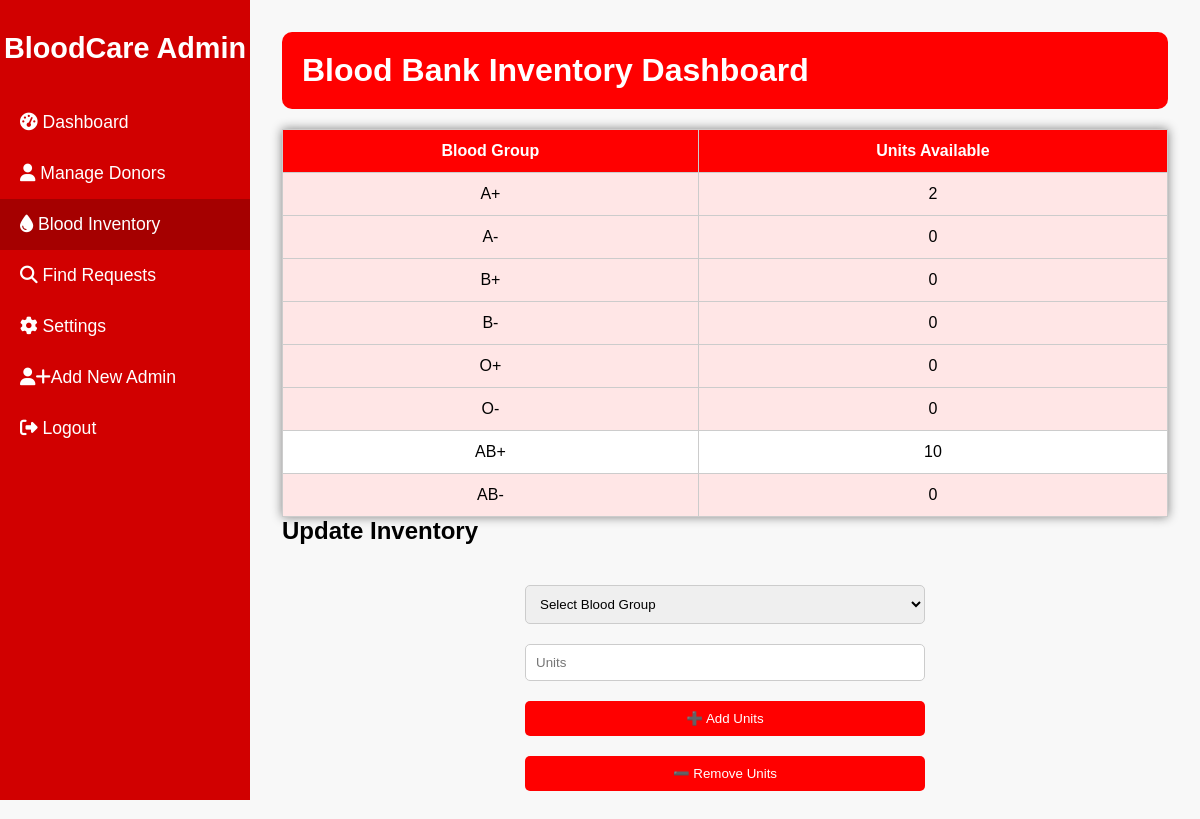
The page /blood_inventory.php on the database as committed earlier.
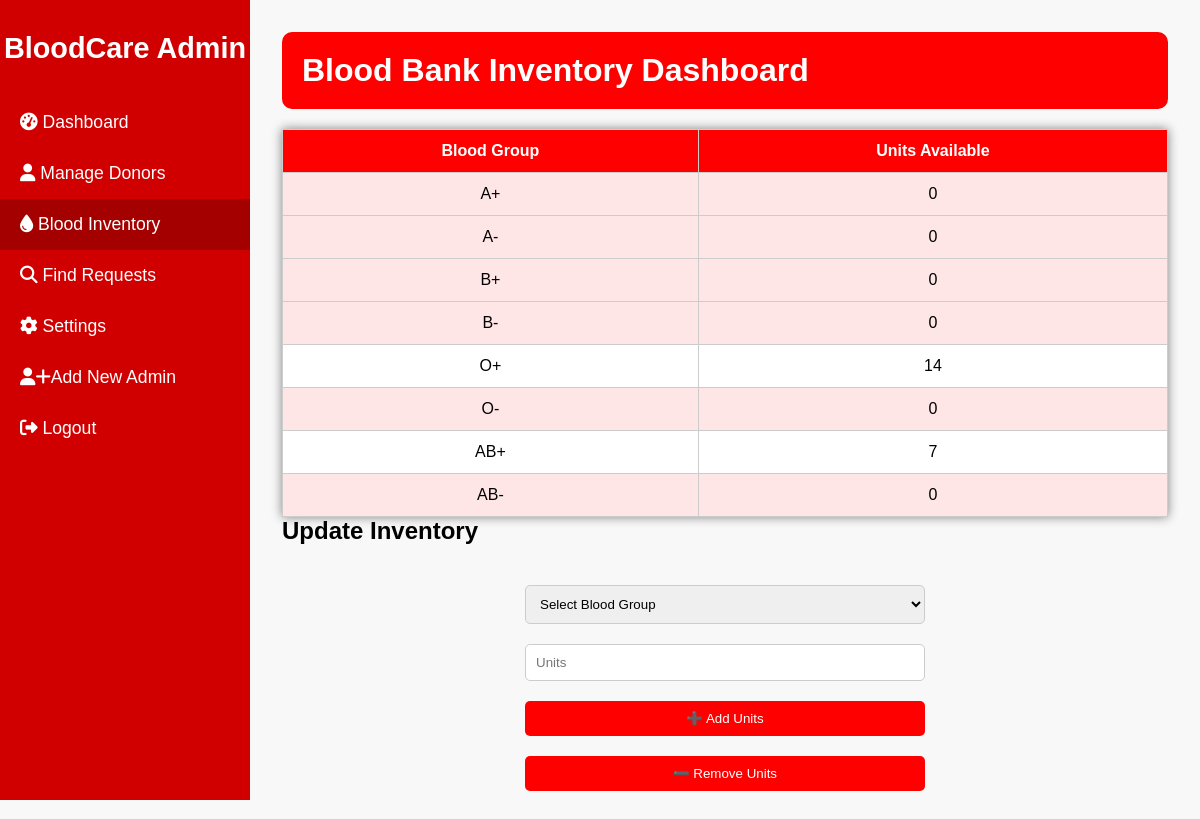
The same page on the database as committed later.
### tables this page shows
CREATE TABLE `inventory` (
  `id` int(11) NOT NULL,
  `blood_group` varchar(5) NOT NULL,
  `units_available` int(11) DEFAULT 0,
  `name` varchar(100) DEFAULT NULL,
  `city` varchar(100) DEFAULT NULL,
  `contact` varchar(15) DEFAULT NULL
);

### blood_inventory.php (the view, shortened to what this page needs)
<?php
include 'connection.php';
$inventory = $con->query("SELECT * FROM inventory");
?>
<!DOCTYPE html>
<html lang="en">
<head>
    <link rel="stylesheet" href="https://cdnjs.cloudflare.com/ajax/libs/font-awesome/6.4.0/css/all.min.css">
</head>
<body>
<div class="sidebar">
    <h2>BloodCare Admin</h2>
    <ul>
        <li><a href="admin_dashboard.php"><i class="fas fa-tachometer-alt"></i> Dashboard</a></li>
        <li><a href="manage_donors.php"><i class="fas fa-user"></i> Manage Donors</a></li>
        <li class="active"><a href="blood_inventory.php"><i class="fas fa-tint"></i> Blood Inventory</a></li>
        <li><a href="finds_requests.php"><i class="fas fa-search"></i> Find Requests</a></li>
        <li><a href="admin_update.php"><i class="fas fa-cog"></i> Settings</a></li>
        <li><a href="admin_register.php"> <i class="fa-solid fa-user">+</i>Add New Admin</a></li>
        <li><a href="logout.php"><i class="fas fa-sign-out-alt"></i> Logout</a></li>
    </ul>
</div>
<div class="main-content">
    <h1>Blood Bank Inventory Dashboard</h1>
    <table>
        <tr>
            <th>Blood Group</th>
            <th>Units Available</th>
        </tr>
        <?php while($row = $inventory->fetch_assoc()): ?>
            <tr class="<?= ($row['units_available'] < 5) ? 'low-stock' : '' ?>">
                <td><?= htmlspecialchars($row['blood_group']) ?></td>
                <td><?= htmlspecialchars($row['units_available']) ?></td>
            </tr>
        <?php endwhile; ?>
    </table>
    <h2>Update Inventory</h2>
    <form method="post">
        <select name="blood_group" required>
            <option value="">Select Blood Group</option>
        </select>
        <input type="number" name="units" placeholder="Units" min="1" required>
        <button type="submit" name="add_units">➕ Add Units</button>
        <button type="submit" name="remove_units">➖ Remove Units</button>
    </form>
</div>
</body>
</html>

Rows that differ between the two databases and show on the page:
changed inventory (number 1 of 8 on the later page): units_available "2" → "0"
changed inventory (number 5 of 8 on the later page): units_available "0" → "14"
changed inventory "AB+": units_available "10" → "7"
